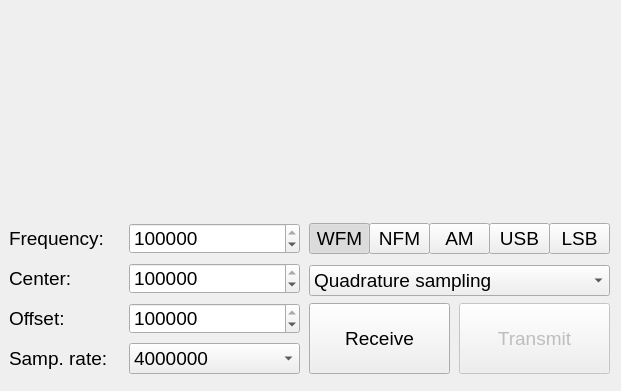
<?xml version="1.0" encoding="UTF-8"?>
<ui version="4.0">
 <class>MainWindow</class>
 <widget class="QMainWindow" name="MainWindow">
  <property name="geometry">
   <rect>
    <x>0</x>
    <y>0</y>
    <width>621</width>
    <height>391</height>
   </rect>
  </property>
  <property name="font">
   <font>
    <pointsize>9</pointsize>
   </font>
  </property>
  <property name="windowTitle">
   <string>qtcsdr</string>
  </property>
  <widget class="QWidget" name="centralWidget">
   <layout class="QVBoxLayout" name="verticalLayout">
    <property name="spacing">
     <number>6</number>
    </property>
    <property name="leftMargin">
     <number>9</number>
    </property>
    <property name="topMargin">
     <number>9</number>
    </property>
    <property name="rightMargin">
     <number>9</number>
    </property>
    <property name="bottomMargin">
     <number>9</number>
    </property>
    <item>
     <widget class="QMySpectrumWidget" name="widgetFFT" native="true"/>
    </item>
    <item>
     <widget class="QWidget" name="widgetControls" native="true">
      <property name="minimumSize">
       <size>
        <width>603</width>
        <height>159</height>
       </size>
      </property>
      <property name="maximumSize">
       <size>
        <width>16777215</width>
        <height>159</height>
       </size>
      </property>
      <property name="font">
       <font>
        <pointsize>14</pointsize>
       </font>
      </property>
      <widget class="QLabel" name="label">
       <property name="geometry">
        <rect>
         <x>0</x>
         <y>0</y>
         <width>111</width>
         <height>31</height>
        </rect>
       </property>
       <property name="text">
        <string>Frequency:</string>
       </property>
      </widget>
      <widget class="QPushButton" name="toggleAM">
       <property name="geometry">
        <rect>
         <x>420</x>
         <y>0</y>
         <width>61</width>
         <height>31</height>
        </rect>
       </property>
       <property name="text">
        <string>AM</string>
       </property>
       <property name="checkable">
        <bool>true</bool>
       </property>
      </widget>
      <widget class="QLabel" name="label_2">
       <property name="geometry">
        <rect>
         <x>0</x>
         <y>80</y>
         <width>111</width>
         <height>31</height>
        </rect>
       </property>
       <property name="text">
        <string>Offset:</string>
       </property>
      </widget>
      <widget class="QSpinBox" name="spinFreq">
       <property name="geometry">
        <rect>
         <x>120</x>
         <y>0</y>
         <width>171</width>
         <height>31</height>
        </rect>
       </property>
       <property name="maximum">
        <number>1999999999</number>
       </property>
       <property name="singleStep">
        <number>1000</number>
       </property>
       <property name="value">
        <number>89500000</number>
       </property>
      </widget>
      <widget class="QSpinBox" name="spinOffset">
       <property name="geometry">
        <rect>
         <x>120</x>
         <y>80</y>
         <width>171</width>
         <height>31</height>
        </rect>
       </property>
       <property name="minimum">
        <number>-1200000</number>
       </property>
       <property name="maximum">
        <number>1200000</number>
       </property>
       <property name="singleStep">
        <number>100</number>
       </property>
       <property name="value">
        <number>200000</number>
       </property>
      </widget>
      <widget class="QPushButton" name="toggleWFM">
       <property name="geometry">
        <rect>
         <x>300</x>
         <y>0</y>
         <width>61</width>
         <height>31</height>
        </rect>
       </property>
       <property name="text">
        <string>WFM</string>
       </property>
       <property name="checkable">
        <bool>true</bool>
       </property>
       <property name="checked">
        <bool>true</bool>
       </property>
      </widget>
      <widget class="QPushButton" name="toggleUSB">
       <property name="geometry">
        <rect>
         <x>480</x>
         <y>0</y>
         <width>61</width>
         <height>31</height>
        </rect>
       </property>
       <property name="text">
        <string>USB</string>
       </property>
       <property name="checkable">
        <bool>true</bool>
       </property>
      </widget>
      <widget class="QPushButton" name="toggleLSB">
       <property name="geometry">
        <rect>
         <x>540</x>
         <y>0</y>
         <width>61</width>
         <height>31</height>
        </rect>
       </property>
       <property name="text">
        <string>LSB</string>
       </property>
       <property name="checkable">
        <bool>true</bool>
       </property>
      </widget>
      <widget class="QPushButton" name="toggleRun">
       <property name="geometry">
        <rect>
         <x>300</x>
         <y>80</y>
         <width>141</width>
         <height>71</height>
        </rect>
       </property>
       <property name="text">
        <string>Receive</string>
       </property>
       <property name="checkable">
        <bool>true</bool>
       </property>
      </widget>
      <widget class="QPushButton" name="toggleNFM">
       <property name="geometry">
        <rect>
         <x>360</x>
         <y>0</y>
         <width>61</width>
         <height>31</height>
        </rect>
       </property>
       <property name="text">
        <string>NFM</string>
       </property>
       <property name="checkable">
        <bool>true</bool>
       </property>
      </widget>
      <widget class="QSpinBox" name="spinCenter">
       <property name="geometry">
        <rect>
         <x>120</x>
         <y>40</y>
         <width>171</width>
         <height>31</height>
        </rect>
       </property>
       <property name="maximum">
        <number>1999999999</number>
       </property>
       <property name="singleStep">
        <number>1000</number>
       </property>
       <property name="value">
        <number>89300000</number>
       </property>
      </widget>
      <widget class="QLabel" name="label_3">
       <property name="geometry">
        <rect>
         <x>0</x>
         <y>40</y>
         <width>111</width>
         <height>31</height>
        </rect>
       </property>
       <property name="text">
        <string>Center:</string>
       </property>
      </widget>
      <widget class="QComboBox" name="comboDirectSamp">
       <property name="geometry">
        <rect>
         <x>300</x>
         <y>42</y>
         <width>301</width>
         <height>31</height>
        </rect>
       </property>
       <item>
        <property name="text">
         <string>Quadrature sampling</string>
        </property>
       </item>
       <item>
        <property name="text">
         <string>Direct sampling (I branch)</string>
        </property>
       </item>
       <item>
        <property name="text">
         <string>Direct sampling (Q branch)</string>
        </property>
       </item>
      </widget>
      <widget class="QPushButton" name="toggleTransmit">
       <property name="enabled">
        <bool>false</bool>
       </property>
       <property name="geometry">
        <rect>
         <x>450</x>
         <y>80</y>
         <width>151</width>
         <height>71</height>
        </rect>
       </property>
       <property name="text">
        <string>Transmit</string>
       </property>
       <property name="checkable">
        <bool>true</bool>
       </property>
      </widget>
      <widget class="QLabel" name="label_4">
       <property name="geometry">
        <rect>
         <x>0</x>
         <y>120</y>
         <width>121</width>
         <height>31</height>
        </rect>
       </property>
       <property name="text">
        <string>Samp. rate:</string>
       </property>
      </widget>
      <widget class="QComboBox" name="comboSampRate">
       <property name="geometry">
        <rect>
         <x>120</x>
         <y>120</y>
         <width>171</width>
         <height>31</height>
        </rect>
       </property>
       <property name="currentIndex">
        <number>0</number>
       </property>
       <item>
        <property name="text">
         <string>4000000</string>
        </property>
       </item>
       <item>
        <property name="text">
         <string>2000000</string>
        </property>
       </item>
       <item>
        <property name="text">
         <string>1200000</string>
        </property>
       </item>
       <item>
        <property name="text">
         <string>1024000</string>
        </property>
       </item>
       <item>
        <property name="text">
         <string>960000</string>
        </property>
       </item>
       <item>
        <property name="text">
         <string>480000</string>
        </property>
       </item>
       <item>
        <property name="text">
         <string>240000</string>
        </property>
       </item>
      </widget>
     </widget>
    </item>
   </layout>
  </widget>
 </widget>
 <layoutdefault spacing="6" margin="11"/>
 <customwidgets>
  <customwidget>
   <class>QMySpectrumWidget</class>
   <extends>QWidget</extends>
   <header>qmyspectrumwidget.h</header>
   <container>1</container>
  </customwidget>
 </customwidgets>
 <resources/>
 <connections/>
</ui>
